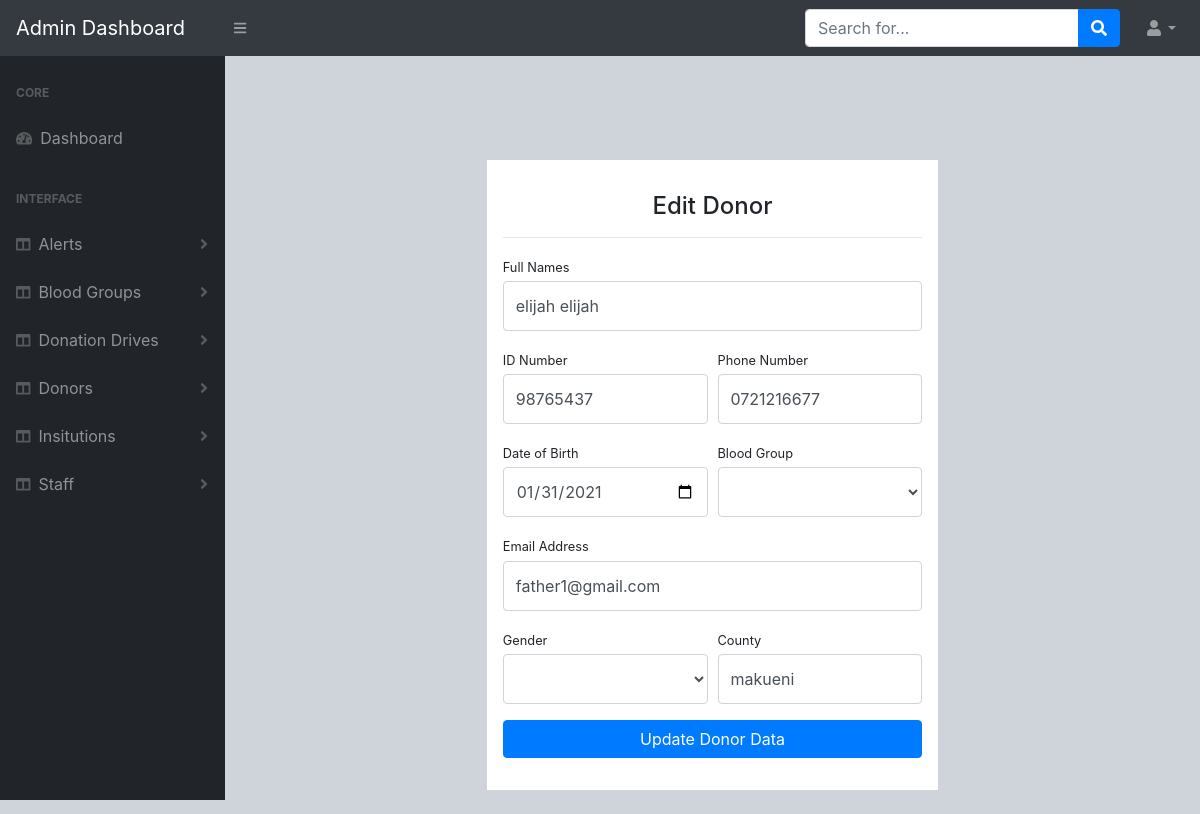
The page /admin/dist/editdonor.php?id=2 (signed in) on the database its author committed.
### tables this page shows
CREATE TABLE `donor` (
  `donor_id` int(11) NOT NULL,
  `donor_name` varchar(100) NOT NULL,
  `donor_dob` varchar(200) NOT NULL,
  `donor_gender` varchar(200) NOT NULL,
  `donor_telephone_number` varchar(200) NOT NULL,
  `donor_email` varchar(100) NOT NULL,
  `donor_national_id` varchar(100) NOT NULL,
  `donor_county` varchar(200) NOT NULL,
  `donor_blood_group_id` varchar(11) NOT NULL
);

### admin/dist/editdonor.php (the view, shortened to what this page needs)
<?php
$record = $_GET['id'];
include '../dbconnection.php';
$data = "SELECT * FROM `donor` WHERE `donor_id` = '$record'";
        $query = mysqli_query($conn, $data);
        while($fetch = mysqli_fetch_assoc($query)){
            $donordob = $fetch['donor_dob'];
            $donorname = $fetch['donor_name'];
            $donortelnumber = $fetch['donor_telephone_number'];
            $donoremail = $fetch['donor_email'];
            $donornationalid = $fetch['donor_national_id'];
            $donorcounty = $fetch['donor_county'];
            global $donordob;
            global $donorname;
            global $donortelnumber;
            global $donoremail;
            global $donornationalid;
            global $donorcounty;
        }
?>
<!DOCTYPE html>
<html lang="en">
<head>
    <link href="css/styles.css" rel="stylesheet" />
    <link href="https://cdn.datatables.net/1.10.20/css/dataTables.bootstrap4.min.css" rel="stylesheet" />
</head>
<body class="sb-nav-fixed" style="background-color:#ced4da;">
    <nav class="sb-topnav navbar navbar-expand navbar-dark bg-dark">
        <a class="navbar-brand" href="dashboard.php">Admin Dashboard</a>
        <button class="btn btn-link btn-sm order-1 order-lg-0" id="sidebarToggle" href="#"><i class="fas fa-bars"></i></button>
        <form class="d-none d-md-inline-block form-inline ml-auto mr-0 mr-md-3 my-2 my-md-0">
            <div class="input-group">
                <input class="form-control" type="text" placeholder="Search for..." aria-label="Search" aria-describedby="basic-addon2" />
                <div class="input-group-append">
                    <button class="btn btn-primary" type="button"><i class="fas fa-search"></i></button>
                </div>
            </div>
        </form>
        <ul class="navbar-nav ml-auto ml-md-0">
            <li class="nav-item dropdown">
                <a class="nav-link dropdown-toggle" id="userDropdown" href="#" role="button" data-toggle="dropdown" aria-haspopup="true" aria-expanded="false"><i class="fas fa-user fa-fw"></i></a>
            </li>
        </ul>
    </nav>
    <div id="layoutSidenav">
        <div id="layoutSidenav_nav">
            <nav class="sb-sidenav accordion sb-sidenav-dark" id="sidenavAccordion">
                <div class="sb-sidenav-menu">
                    <div class="nav">
                        <div class="sb-sidenav-menu-heading">Core</div>
                        <a class="nav-link" href="dashboard.php">
                            <div class="sb-nav-link-icon"><i class="fas fa-tachometer-alt"></i></div>
                            Dashboard
                        </a>
                        <div class="sb-sidenav-menu-heading">Interface</div>
                        <a class="nav-link collapsed" href="#" data-toggle="collapse" data-target="#collapseLayouts" aria-expanded="false" aria-controls="collapseLayouts">
                            <div class="sb-nav-link-icon"><i class="fas fa-columns"></i></div>
                            Alerts
                            <div class="sb-sidenav-collapse-arrow"><i class="fas fa-angle-down"></i></div>
                        </a>
                        <a class="nav-link collapsed" href="#" data-toggle="collapse" data-target="#collapseLayouts" aria-expanded="false" aria-controls="collapseLayouts">
                            <div class="sb-nav-link-icon"><i class="fas fa-columns"></i></div>
                            Blood Groups
                            <div class="sb-sidenav-collapse-arrow"><i class="fas fa-angle-down"></i></div>
                        </a>
                        <a class="nav-link collapsed" href="#" data-toggle="collapse" data-target="#collapseLayouts" aria-expanded="false" aria-controls="collapseLayouts">
                            <div class="sb-nav-link-icon"><i class="fas fa-columns"></i></div>
                            Donation Drives
                            <div class="sb-sidenav-collapse-arrow"><i class="fas fa-angle-down"></i></div>
                        </a>
                        <a class="nav-link collapsed" href="#" data-toggle="collapse" data-target="#collapseLayouts" aria-expanded="false" aria-controls="collapseLayouts">
                            <div class="sb-nav-link-icon"><i class="fas fa-columns"></i></div>
                            Donors
                            <div class="sb-sidenav-collapse-arrow"><i class="fas fa-angle-down"></i></div>
                        </a>
                        <a class="nav-link collapsed" href="#" data-toggle="collapse" data-target="#collapseLayouts" aria-expanded="false" aria-controls="collapseLayouts">
                            <div class="sb-nav-link-icon"><i class="fas fa-columns"></i></div>
                            Insitutions
                            <div class="sb-sidenav-collapse-arrow"><i class="fas fa-angle-down"></i></div>
                        </a>
                        <a class="nav-link collapsed" href="#" data-toggle="collapse" data-target="#collapseLayouts" aria-expanded="false" aria-controls="collapseLayouts">
                            <div class="sb-nav-link-icon"><i class="fas fa-columns"></i></div>
                            Staff
                            <div class="sb-sidenav-collapse-arrow"><i class="fas fa-angle-down"></i></div>
                        </a>
                    </div>
                </div>
            </nav>
        </div>
        <div id="layoutSidenav_content">
            <main>
                <div class="container-fluid">
                    <div class="row">
                        <div class="col-lg-3 col-md-3 col-sm-2 col-xs-1"></div>
                        <div class="col-lg-6 col-md-6 col-sm-8 col-xs-10 py-4">
                            <form style="background-color:white;padding:2rem 1rem;margin-top:5rem;" method="POST" action="">
                                <center>
                                    <h4>Edit Donor</h4>
                                </center>
                                <hr>
                                <div class="form-group">
                                    <label class="small mb-1" for="inputFirstName">Full Names</label>
                                    <input class="form-control py-4" type="text" name="fullnames" value="<?php echo $donorname; ?>"/>
                                </div>
                                <div class="form-row">
                                    <div class="col-md-6">
                                        <div class="form-group">
                                            <label class="small mb-1" for="inputFirstName">ID Number</label>
                                            <input class="form-control py-4" type="number" name="idnumber" min="10000000" value="<?php echo $donornationalid; ?>"/>
                                        </div>
                                    </div>
                                    <div class="col-md-6">
                                        <div class="form-group">
                                            <label class="small mb-1" for="inputFirstName">Phone Number</label>
                                            <input class="form-control py-4" type="number" name="phone" min="0700000001" max="0799999999"  value="<?php echo $donortelnumber; ?>"/>
                                        </div>
                                    </div>
                                </div>
                                <div class="form-row">
                                    <div class="col-md-6">
                                        <div class="form-group">
                                            <label class="small mb-1" for="inputFirstName">Date of Birth</label>
                                            <input class="form-control py-4" type="date" name="dates" value="<?php echo $donordob; ?>" />
                                        </div>
                                    </div>
                                    <div class="col-md-6">
                                        <div class="form-group">
                                            <label class="small mb-1" for="inputLastName">Blood Group</label>
                                            <select name="bloodgroup" id="" class="form-control py-4">
                                                <option value="">select</option>
                                            </select>
                                        </div>
                                    </div>
                                </div>
                                <div class="form-group">
                                    <label class="small mb-1" for="inputEmailAddress">Email Address</label>
                                    <input class="form-control py-4" id="inputEmailAddress" type="email" name="email" value="<?php echo $donoremail; ?>" />
                                </div>
                                <div class="form-row">
                                    <div class="col-md-6">
                                        <div class="form-group">
                                            <label class="small mb-1" for="inputFirstName">Gender</label>
                                            <select name="gender" class="form-control py-4">
                                            <option value="">select</option>
                                            </select>
                                        </div>
                                    </div>
                                    <div class="col-md-6">
                                        <div class="form-group">
                                            <label class="small mb-1" for="inputFirstName">County</label>
                                            <input class="form-control py-4" type="text" name="county" value="<?php echo $donorcounty; ?>"  />
                                        </div>
                                    </div>
                                </div>
                                <button type="submit" class="btn btn-primary btn-block" name="uploadgroup">Update Donor Data</button>
                            </form>
                        </div>
                        <div class="col-lg-3 col-md-3 col-sm-2 col-xs-1"></div>
                    </div>
                </div>
            </main>
        </div>
    </div>
</body>
</html>

### rows shown on the page
donor: fullnames "elijah elijah", idnumber "98765437", phone "0721216677", dates "01/31/2021", email "father1@gmail.com", county "makueni"
